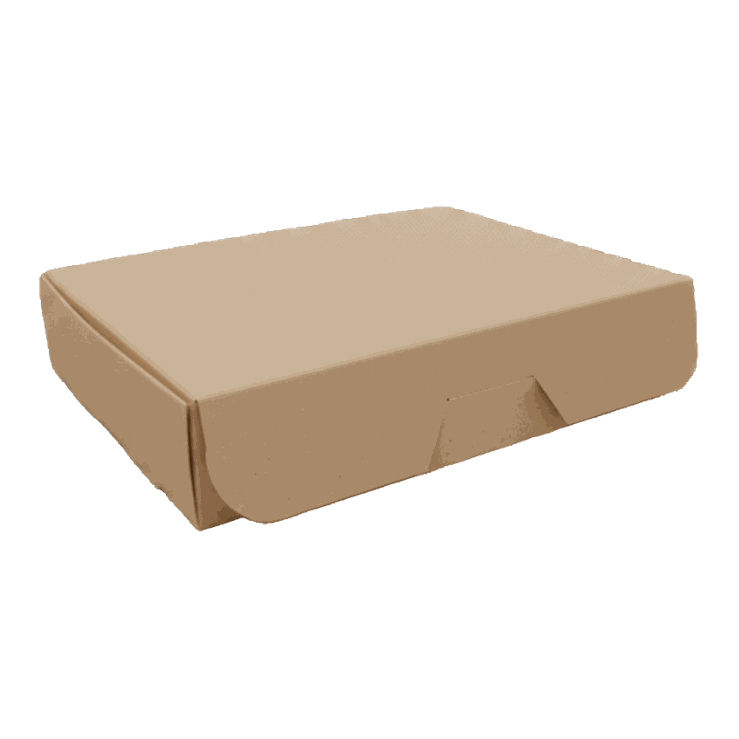
#> input picture images/products/flower-box-premium-closed.png, 739 x 739 px, found by its file name
$ python post.py
#> lines starting #> are read from the running program, lines starting #| are printed output that depends on the picture; after the words box and inside, x2 and y2 are one past the last pixel; in counts of white or black regions, pixels touching at a corner belong together
from PIL import Image, ImageStat
P='/home/claude/bazelet-catalog-temporary/images/products/'; B='/home/claude/work/bl/'
def solid(im, th=235): return im.getchannel('A').point(lambda v:255 if v>th else 0)
def mean(im): return ImageStat.Stat(im.convert('RGB'), solid(im,250)).mean
jobs=[('flower-box-premium-closed.png','flower-gift',['flower-box-premium-open']),
      ('preroll-slims-closed.png','slims-std',['preroll-slims-open']),
      ('combo-preroll-oil-closed.png','oilcombo',['combo-preroll-oil-open','combo-flower-oil-closed','combo-flower-oil-open','combo-flower-oil-flower-open'])]
for ref,cal,outs in jobs:
    r=Image.open(P+ref).convert('RGBA'); c=Image.open(B+f'cal_{cal}.png').convert('RGBA')
#> further down, r is the input picture: PIL image 739x739 RGBA; mean R, G, B, A 48.3, 41.3, 33.6, 67.1
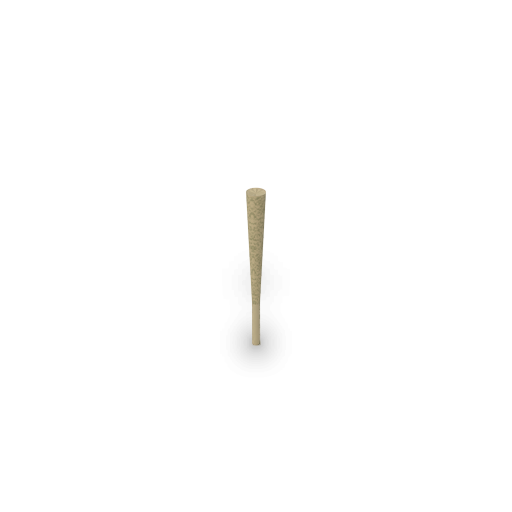
#> input picture images/products/1.5-preroll-cone.png, 1024 x 1024 px, given in place of cal_flower-gift.png, which was not available (shown at 1/2 size)
#> further down, c is the input picture: PIL image 1024x1024 RGBA; mean R, G, B, A 1.3, 1.2, 1, 2.1
    rb=solid(r).getbbox(); cb=solid(c).getbbox(); f=1024/c.width
#> in solid, `def solid(im, th=235): return im.getchannel('A').point(lambda v:255 if..`:
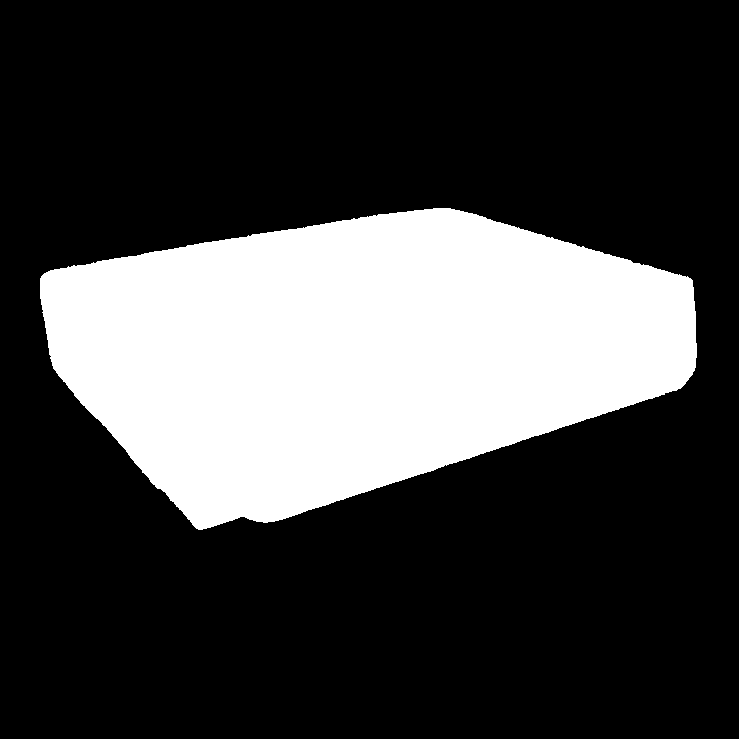
#> returned value: PIL image 739x739 L; 26.2% white; 1 white region, box (x1, y1, x2, y2) and area: (40, 208, 697, 530) 143298
#> after `rb = solid(r).getbbox()`: rb = (40, 208, 697, 530)
#> in solid (call 2), `def solid(im, th=235): return im.getchannel('A').point(lambda v:255 if..`: returned value: PIL image 1024x1024 L; 0.71% white; 1 white region, box (x1, y1, x2, y2) and area: (493, 376, 531, 690) 7450
#> after `cb = solid(c).getbbox()`: cb = (493, 376, 531, 690)
#> after `f = 1024 / c.width`: f = 1
    kh=(rb[3]-rb[1])/((cb[3]-cb[1])*f); kw=(rb[2]-rb[0])/((cb[2]-cb[0])*f); k=(kh+kw)/2
#> after `kh = (rb[3] - rb[1]) / ((cb[3] - cb[1]) * f)`: kh = 1.03
#> after `kw = (rb[2] - rb[0]) / ((cb[2] - cb[0]) * f)`: kw = 17.29
#> after `k = (kh + kw) / 2`: k = 9.16
    g=[a/b for a,b in zip(mean(r),mean(c))]; print(cal,'scale h/w',round(kh,3),round(kw,3),'gain',[round(x,2) for x in g])
#> in solid (call 3), `def solid(im, th=235): return im.getchannel('A').point(lambda v:255 if..`: returned value: PIL image 739x739 L; 26.2% white; 1 white region, box (x1, y1, x2, y2) and area: (40, 208, 697, 530) 143238
#> after `g = [a / b for a, b in zip(mean(r), mean(c))]`: g = [1.11, 1.02, 1.07]
#| flower-gift scale h/w 1.025 17.289 gain [1.11, 1.02, 1.07]
    for o in outs:
        im=Image.open(B+f'out_{o}.png').convert('RGBA'); rr,gg,bb,aa=im.split()
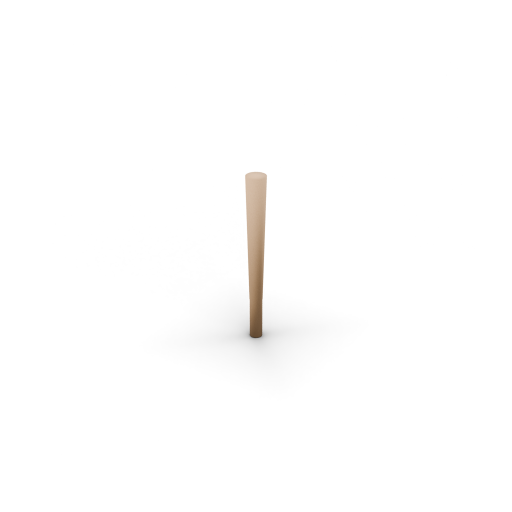
#> input picture images/products/2-preroll-cone.png, 1024 x 1024 px, given in place of out_flower-box-premium-open.png, which was not available (shown at 1/2 size)
#> further down, im is the input picture: PIL image 1024x1024 RGBA; mean R, G, B, A 2, 1.7, 1.5, 3.1
        # the shadow catcher leaves a faint veil over the whole floor: remove that baseline, keep the real shadow and the object
        edge=sorted(list(aa.crop((0,0,aa.width,12)).tobytes())+list(aa.crop((0,aa.height-12,aa.width,aa.height)).tobytes())); a0=edge[int(len(edge)*0.9)]*1.6+6
#> after `edge = sorted(list(aa.crop((0, 0, aa.width, 12)).tobytes()) + list(aa.`: edge = 24576 items
#> after `a0 = edge[int(len(edge) * 0.9)] * 1.6 + 6`: a0 = 6
        aa=aa.point(lambda v: 255 if v>=250 else int(max(0,(v-a0))/(250-a0)*250))
        # floor pixels carry only the shadow: neutral dark, no bright veil
        dark=Image.new('RGB',im.size,(38,44,54)); from PIL import ImageFilter, ImageChops
        near=aa.point(lambda v:255 if v>=200 else 0).filter(ImageFilter.MaxFilter(5)); m=ImageChops.subtract(aa.point(lambda v:255 if v<200 else 0),near); rgb=Image.merge('RGB',(rr.point(lambda v:min(255,v*g[0])),gg.point(lambda v:min(255,v*g[1])),bb.point(lambda v:min(255,v*g[2])))); rgb.paste(dark,(0,0),m); aa=Image.composite(aa.point(lambda v: min(199,int(max(0,v-12)*2.2))),aa,m); im=Image.merge('RGBA',(*rgb.split(),aa))
#> after `near = aa.point(lambda v: 255 if v >= 200 else 0).filter(ImageFilter.M`:
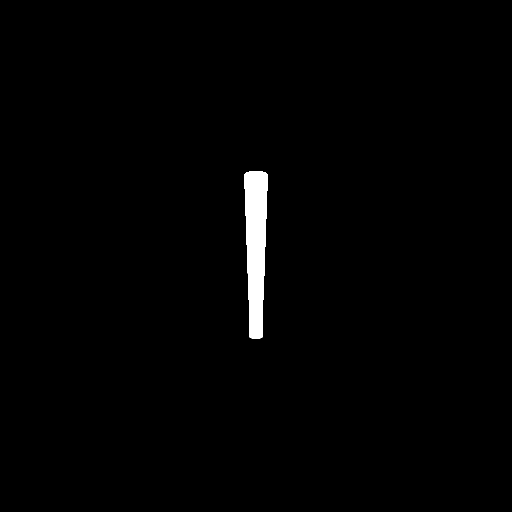
#> near: PIL image 1024x1024 L (shown at 1/2 size); 1.1% white; 1 white region, box (x1, y1, x2, y2) and area: (489, 342, 535, 678) 11998
        # tidy the floor: fade towards the render frame, nothing below the object's footprint
        import numpy as np
        A=np.array(aa).astype(float); H,W=A.shape; sol=np.array(near)>0; ys,xs=np.where(sol); ramp=np.minimum(1,np.minimum.reduce([np.arange(W)[None,:]+0*A,(W-1-np.arange(W))[None,:]+0*A,np.arange(H)[:,None]+0*A,(H-1-np.arange(H))[:,None]+0*A])/90.0)
#> after `H, W = A.shape`: H = 1024; W = 1024
#> after `ys, xs = np.where(sol)`: ys = 11998 values from 342 to 677; xs = 11998 values, max 534 at index 253, min 489 at index 208, mean 511.6
#> after `ramp = np.minimum(1, np.minimum.reduce([np.arange(W)[None, :] + 0 * A,`:
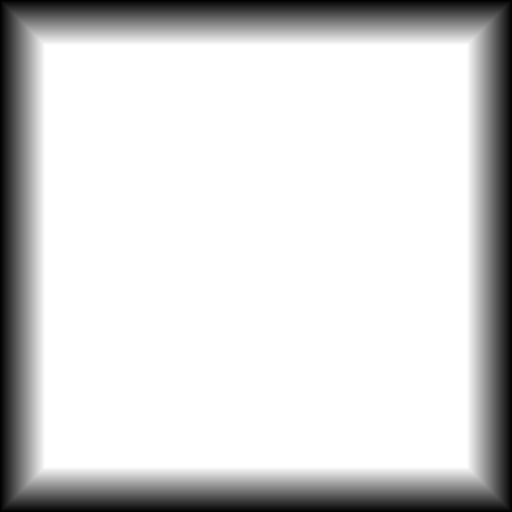
#> ramp: shape (1024, 1024) float64 (shown at 1/2 size); min 0, max 1, mean 0.833
        fl=~sol; A[fl]*=ramp[fl]; A[(np.arange(H)[:,None]>ys.max()+0.03*H)&fl]=0; A[(np.arange(H)[:,None]<ys.min())&fl]=0
        aa=Image.fromarray(A.astype('uint8')); im.putalpha(aa)
        box=aa.point(lambda v:255 if v>6 else 0).getbbox(); im=im.crop(box); im=im.resize((round(im.width*k),round(im.height*k)),Image.LANCZOS)
#> after `box = aa.point(lambda v: 255 if v > 6 else 0).getbbox()`: box = (457, 343, 566, 703)
#> after `im = im.crop(box)`:
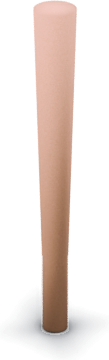
#> im: PIL image 109x360 RGBA; mean R, G, B, A 83.7, 75.7, 76.9, 72.3; transparent parts drawn white
        s=min(1,1004/max(im.size))
#> s = 0.305
        if s<1: print('  shrink',o,round(s,3)); im=im.resize((round(im.width*s),round(im.height*s)),Image.LANCZOS)
#|   shrink flower-box-premium-open 0.305
        out=Image.new('RGBA',(1024,1024),(0,0,0,0)); sb=im.getchannel('A').point(lambda v:255 if v>=200 else 0).getbbox(); ox=round(512-(sb[0]+sb[2])/2); oy=round(512-(sb[1]+sb[3])/2)
#> after `out = Image.new('RGBA', (1024, 1024), (0, 0, 0, 0))`: out: PIL image 1024x1024 RGBA; every value is 0
#> after `sb = im.getchannel('A').point(lambda v: 255 if v >= 200 else 0).getbbo`: sb = (94, 3, 213, 928)
#> after `ox = round(512 - (sb[0] + sb[2]) / 2)`: ox = 358
#> after `oy = round(512 - (sb[1] + sb[3]) / 2)`: oy = 46
        ox=max(10,min(1014-im.width,ox)) if im.width<=1004 else (1024-im.width)//2; oy=max(10,min(1014-im.height,oy)) if im.height<=1004 else (1024-im.height)//2
#> after `oy = max(10, min(1014 - im.height, oy)) if im.height <= 1004 else (102`: oy = 10
        out.alpha_composite(im,(ox,oy)); out.save(B+f'final_{o}.png'); print('  ',o,im.size)
#> after `out.alpha_composite(im, (ox, oy))`:
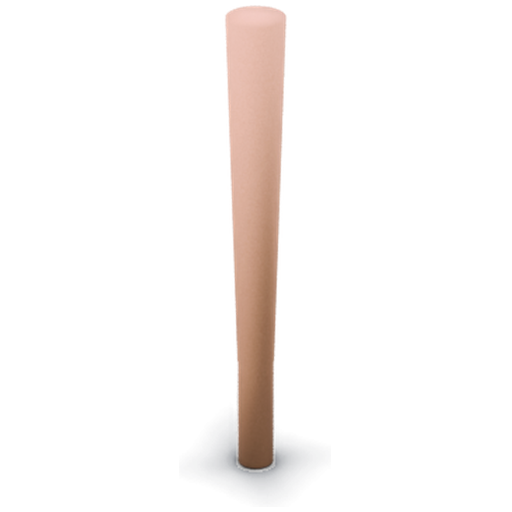
#> out: PIL image 1024x1024 RGBA (shown at 1/2 size); mean R, G, B, A 18.5, 14.9, 13.5, 21; transparent parts drawn white
#|    flower-box-premium-open (304, 1004)
#> pass 2 of the loop `for ref,cal,outs in jobs:`:
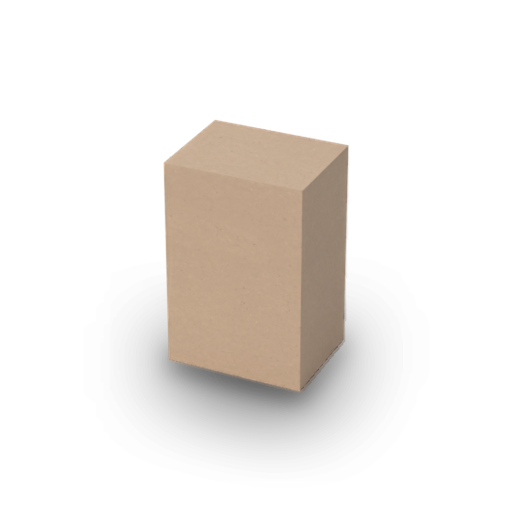
#> input picture images/products/preroll-slims-closed.png, 1024 x 1024 px, found by its file name (shown at 1/2 size)
#> r is the input picture: PIL image 1024x1024 RGBA; mean R, G, B, A 30.7, 26.5, 22.6, 46.2
#> in solid (call 5), `def solid(im, th=235): return im.getchannel('A').point(lambda v:255 if..`:
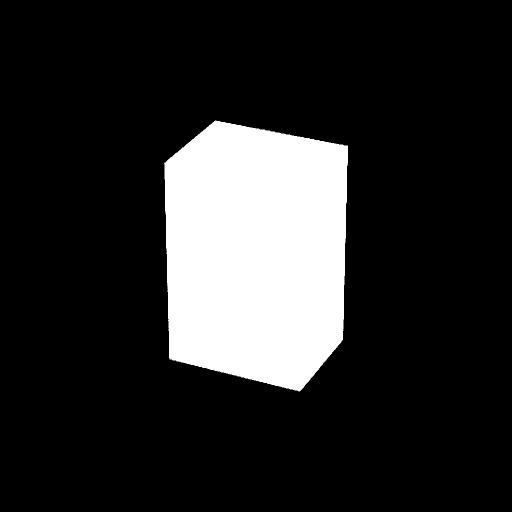
#> returned value: PIL image 1024x1024 L (shown at 1/2 size); 16.2% white; 1 white region, box (x1, y1, x2, y2) and area: (328, 241, 696, 783) 169674
#> rb = (328, 241, 696, 783)
#> cb = (491, 344, 533, 675)
#> kh = 1.64
#> kw = 8.76
#> k = 5.2
#> in solid (call 7), `def solid(im, th=235): return im.getchannel('A').point(lambda v:255 if..`:
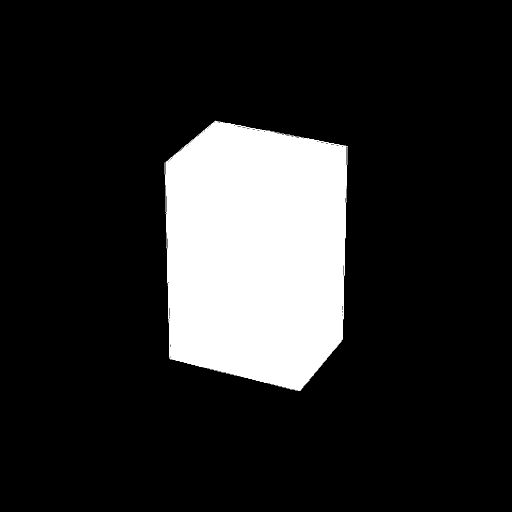
#> returned value: PIL image 1024x1024 L (shown at 1/2 size); 16.1% white; 1 white region, box (x1, y1, x2, y2) and area: (329, 241, 696, 782) 168773
#> g = [1.03, 1.05, 1.08]
#| slims-std scale h/w 1.637 8.762 gain [1.03, 1.05, 1.08]
#> (the run stopped early here; a loop or call above may not have finished)
